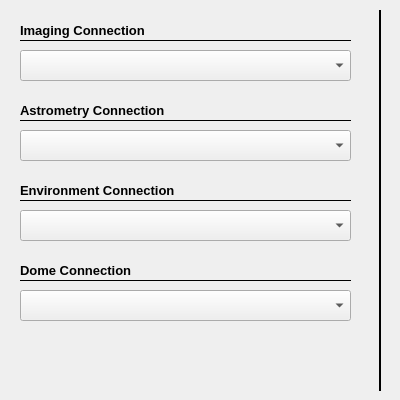
     <widget class="QWidget" name="tab_12">
      <attribute name="title">
       <string>Connections</string>
      </attribute>
      <widget class="Line" name="line_56">
       <property name="geometry">
        <rect>
         <x>370</x>
         <y>10</y>
         <width>21</width>
         <height>381</height>
        </rect>
       </property>
       <property name="styleSheet">
        <string notr="true"/>
       </property>
       <property name="frameShadow">
        <enum>QFrame::Plain</enum>
       </property>
       <property name="lineWidth">
        <number>2</number>
       </property>
       <property name="orientation">
        <enum>Qt::Vertical</enum>
       </property>
      </widget>
      <widget class="QLabel" name="label_139">
       <property name="geometry">
        <rect>
         <x>20</x>
         <y>180</y>
         <width>201</width>
         <height>21</height>
        </rect>
       </property>
       <property name="font">
        <font>
         <family>Arial</family>
         <pointsize>10</pointsize>
         <weight>75</weight>
         <bold>true</bold>
        </font>
       </property>
       <property name="text">
        <string>Environment Connection</string>
       </property>
      </widget>
      <widget class="Line" name="line_23">
       <property name="geometry">
        <rect>
         <x>20</x>
         <y>200</y>
         <width>331</width>
         <height>1</height>
        </rect>
       </property>
       <property name="font">
        <font>
         <family>Arial</family>
         <pointsize>10</pointsize>
         <weight>50</weight>
         <bold>false</bold>
        </font>
       </property>
       <property name="frameShadow">
        <enum>QFrame::Plain</enum>
       </property>
       <property name="orientation">
        <enum>Qt::Horizontal</enum>
       </property>
      </widget>
      <widget class="QComboBox" name="pd_chooseEnvironment">
       <property name="geometry">
        <rect>
         <x>20</x>
         <y>210</y>
         <width>331</width>
         <height>31</height>
        </rect>
       </property>
       <property name="toolTip">
        <string>&lt;html&gt;&lt;head/&gt;&lt;body&gt;&lt;p&gt;Chooses the framework for getting environment data.&lt;/p&gt;&lt;/body&gt;&lt;/html&gt;</string>
       </property>
      </widget>
      <widget class="QLabel" name="label_140">
       <property name="geometry">
        <rect>
         <x>20</x>
         <y>260</y>
         <width>201</width>
         <height>21</height>
        </rect>
       </property>
       <property name="font">
        <font>
         <family>Arial</family>
         <pointsize>10</pointsize>
         <weight>75</weight>
         <bold>true</bold>
        </font>
       </property>
       <property name="text">
        <string>Dome Connection</string>
       </property>
      </widget>
      <widget class="Line" name="line_60">
       <property name="geometry">
        <rect>
         <x>20</x>
         <y>280</y>
         <width>331</width>
         <height>1</height>
        </rect>
       </property>
       <property name="font">
        <font>
         <family>Arial</family>
         <pointsize>10</pointsize>
         <weight>50</weight>
         <bold>false</bold>
        </font>
       </property>
       <property name="frameShadow">
        <enum>QFrame::Plain</enum>
       </property>
       <property name="orientation">
        <enum>Qt::Horizontal</enum>
       </property>
      </widget>
      <widget class="QComboBox" name="pd_chooseDome">
       <property name="geometry">
        <rect>
         <x>20</x>
         <y>290</y>
         <width>331</width>
         <height>31</height>
        </rect>
       </property>
       <property name="toolTip">
        <string>&lt;html&gt;&lt;head/&gt;&lt;body&gt;&lt;p&gt;Chooses the framework for controlling a dome.&lt;/p&gt;&lt;/body&gt;&lt;/html&gt;</string>
       </property>
      </widget>
      <widget class="QComboBox" name="pd_chooseImaging">
       <property name="geometry">
        <rect>
         <x>20</x>
         <y>50</y>
         <width>331</width>
         <height>31</height>
        </rect>
       </property>
       <property name="toolTip">
        <string>&lt;html&gt;&lt;head/&gt;&lt;body&gt;&lt;p&gt;Chooses which imaging application or framework should be used for modeling.&lt;/p&gt;&lt;/body&gt;&lt;/html&gt;</string>
       </property>
      </widget>
      <widget class="QLabel" name="label_143">
       <property name="geometry">
        <rect>
         <x>20</x>
         <y>20</y>
         <width>241</width>
         <height>21</height>
        </rect>
       </property>
       <property name="font">
        <font>
         <family>Arial</family>
         <pointsize>10</pointsize>
         <weight>75</weight>
         <bold>true</bold>
        </font>
       </property>
       <property name="text">
        <string>Imaging Connection</string>
       </property>
      </widget>
      <widget class="Line" name="line_50">
       <property name="geometry">
        <rect>
         <x>20</x>
         <y>40</y>
         <width>331</width>
         <height>1</height>
        </rect>
       </property>
       <property name="font">
        <font>
         <family>Arial</family>
         <pointsize>10</pointsize>
         <weight>50</weight>
         <bold>false</bold>
        </font>
       </property>
       <property name="frameShadow">
        <enum>QFrame::Plain</enum>
       </property>
       <property name="orientation">
        <enum>Qt::Horizontal</enum>
       </property>
      </widget>
      <widget class="QComboBox" name="pd_chooseAstrometry">
       <property name="geometry">
        <rect>
         <x>20</x>
         <y>130</y>
         <width>331</width>
         <height>31</height>
        </rect>
       </property>
       <property name="toolTip">
        <string>&lt;html&gt;&lt;head/&gt;&lt;body&gt;&lt;p&gt;Chooses which astrometry / platesolving application or framework should be used for modeling.&lt;/p&gt;&lt;/body&gt;&lt;/html&gt;</string>
       </property>
      </widget>
      <widget class="Line" name="line_55">
       <property name="geometry">
        <rect>
         <x>20</x>
         <y>120</y>
         <width>331</width>
         <height>1</height>
        </rect>
       </property>
       <property name="font">
        <font>
         <family>Arial</family>
         <pointsize>10</pointsize>
         <weight>50</weight>
         <bold>false</bold>
        </font>
       </property>
       <property name="frameShadow">
        <enum>QFrame::Plain</enum>
       </property>
       <property name="orientation">
        <enum>Qt::Horizontal</enum>
       </property>
      </widget>
      <widget class="QLabel" name="label_149">
       <property name="geometry">
        <rect>
         <x>20</x>
         <y>100</y>
         <width>241</width>
         <height>21</height>
        </rect>
       </property>
       <property name="font">
        <font>
         <family>Arial</family>
         <pointsize>10</pointsize>
         <weight>75</weight>
         <bold>true</bold>
        </font>
       </property>
       <property name="text">
        <string>Astrometry Connection</string>
       </property>
      </widget>
     </widget>
